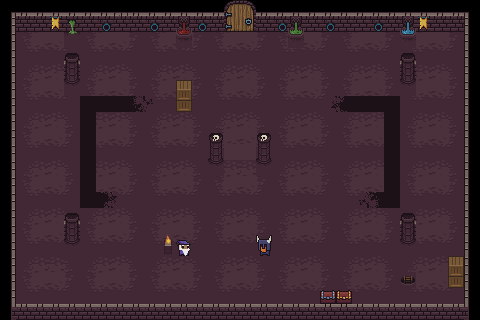

A level layout from a 2D game, rendered from its tile map. Below: a short description, then the map file with tile-grid data replaced by summaries:
An orthogonal 30x20 tile map with 16x16 px tiles, 5 tile layers (Piso, Precipicio, Objetos, Pared, ...) and 21 objects.

<map version="1.10" tiledversion="1.11.2" orientation="orthogonal" renderorder="right-down" width="30" height="20" tilewidth="16" tileheight="16" infinite="0" nextlayerid="14" nextobjectid="61">
 <tileset firstgid="1" source="texturas.tsx" />
 <layer id="2" name="Piso" width="30" height="20">
  <data>[600 cells, 536 non-empty, 16 distinct tile ids]</data>
 </layer>
 <layer id="5" name="Precipicio" width="30" height="20">
  <data>[600 cells, 30 non-empty, 11 distinct tile ids]</data>
 </layer>
 <layer id="6" name="Objetos" width="30" height="20">
  <data>[600 cells, 23 non-empty, 14 distinct tile ids]</data>
 </layer>
 <layer id="1" name="Pared" width="30" height="20">
  <data>[600 cells, 69 non-empty, 19 distinct tile ids]</data>
 </layer>
 <layer id="3" name="Bordes" width="30" height="20">
  <data>[600 cells, 94 non-empty, 6 distinct tile ids]</data>
 </layer>
 <objectgroup id="9" name="colisiones">
  <object id="6" x="475.333" y="20.6667" height="13.3333" />
  <object id="12" x="464.5" y="12" width="4" height="308.5">
   <properties>
    <property name="colision" type="bool" value="true" />
   </properties>
  </object>
  <object id="14" x="11.5" y="12.5" width="4" height="307.5">
   <properties>
    <property name="colision" type="bool" value="true" />
   </properties>
  </object>
  <object id="26" x="66.3182" y="52.8864" width="11.25" height="15.4772">
   <properties>
    <property name="colision" type="bool" value="true" />
   </properties>
  </object>
  <object id="35" x="163.81" y="240.334" width="24.566" height="14.8355">
   <properties>
    <property name="colision" type="bool" value="true" />
   </properties>
  </object>
  <object id="36" x="258.464" y="238.154" width="13.498" height="18.7673">
   <properties>
    <property name="colision" type="bool" value="true" />
   </properties>
  </object>
  <object id="37" x="17.7576" y="302.962" width="447.833" height="3.94694">
   <properties>
    <property name="colision" type="bool" value="true" />
   </properties>
  </object>
  <object id="38" x="256.459" y="11.822" width="207.083" height="3.68937">
   <properties>
    <property name="colision" type="bool" value="true" />
   </properties>
  </object>
  <object id="39" x="15.9585" y="12.1099" width="207.083" height="3.96208">
   <properties>
    <property name="colision" type="bool" value="true" />
   </properties>
  </object>
  <object id="43" x="66.375" y="213.261" width="11.25" height="15.4772">
   <properties>
    <property name="colision" type="bool" value="true" />
   </properties>
  </object>
  <object id="44" x="402.625" y="53.0114" width="11.25" height="15.4772">
   <properties>
    <property name="colision" type="bool" value="true" />
   </properties>
  </object>
  <object id="45" x="402.125" y="213.261" width="11.25" height="15.4772">
   <properties>
    <property name="colision" type="bool" value="true" />
   </properties>
  </object>
  <object id="53" x="177.103" y="82.4742" width="13.8904" height="13.0222">
   <properties>
    <property name="colision" type="bool" value="true" />
   </properties>
  </object>
  <object id="54" x="449.267" y="256.972" width="13.0222" height="15.6267">
   <properties>
    <property name="colision" type="bool" value="true" />
   </properties>
  </object>
  <object id="56" x="259.161" y="135.072" width="11.25" height="15.4772">
   <properties>
    <property name="colision" type="bool" value="true" />
   </properties>
  </object>
  <object id="57" x="210.978" y="134.638" width="11.25" height="15.4772">
   <properties>
    <property name="colision" type="bool" value="true" />
   </properties>
  </object>
  <object id="58" x="222.182" y="11.0909" width="36.7273" height="3.27273">
   <properties>
    <property name="colision" type="bool" value="true" />
   </properties>
  </object>
  <object id="60" x="320.109" y="293.167" width="29.9928" height="6.17913">
   <properties>
    <property name="colision" type="bool" value="true" />
   </properties>
  </object>
 </objectgroup>
 <objectgroup id="13" name="puertas">
  <object id="59" x="224.364" y="-3.55271e-15" width="32" height="32">
   <properties>
    <property name="capa" value="Pared" />
    <property name="tipo" value="puerta" />
   </properties>
  </object>
 </objectgroup>
 <objectgroup id="12" name="spawns">
  <object id="51" x="407.826" y="280.849">
   <properties>
    <property name="name" value="spawn_centro" />
    <property name="sala_id" value="sala2" />
   </properties>
   <point />
  </object>
 </objectgroup>
 <objectgroup id="11" name="transiciones">
  <object id="49" x="236.458" y="-0.178017" width="7.7497" height="7.02267">
   <properties>
    <property name="destino" value="sala3" />
   </properties>
  </object>
 </objectgroup>
</map>
